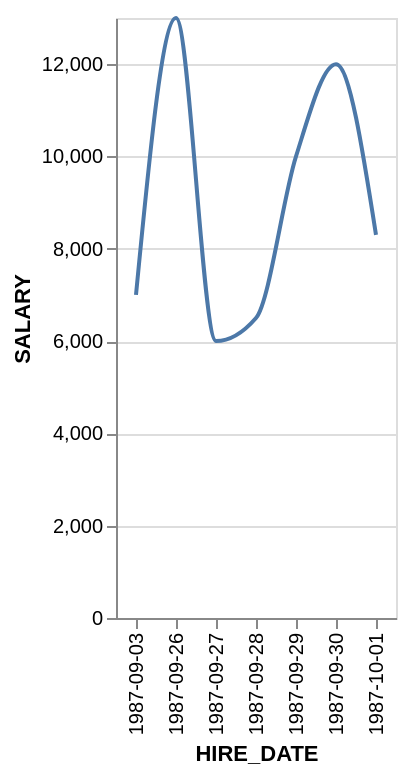

Here is the Vega-Lite specification saved for this chart:
### Vega-Lite specification from a JSON file in a GitHub repository (floating-point values rounded to 4 significant figures)
{"data": {"values": [{"x_data": "1987-09-03", "y_data": 7000}, {"x_data": "1987-09-26", "y_data": 13000}, {"x_data": "1987-09-27", "y_data": 6000}, {"x_data": "1987-09-28", "y_data": 6500}, {"x_data": "1987-09-29", "y_data": 10000}, {"x_data": "1987-09-30", "y_data": 12000}, {"x_data": "1987-10-01", "y_data": 8300}]}, "mark": {"type": "line", "interpolate": "monotone"}, "encoding": {"x": {"field": "x_data", "type": "nominal", "title": "HIRE_DATE", "sort": "ascending"}, "y": {"field": "y_data", "type": "quantitative", "title": "SALARY"}}}
